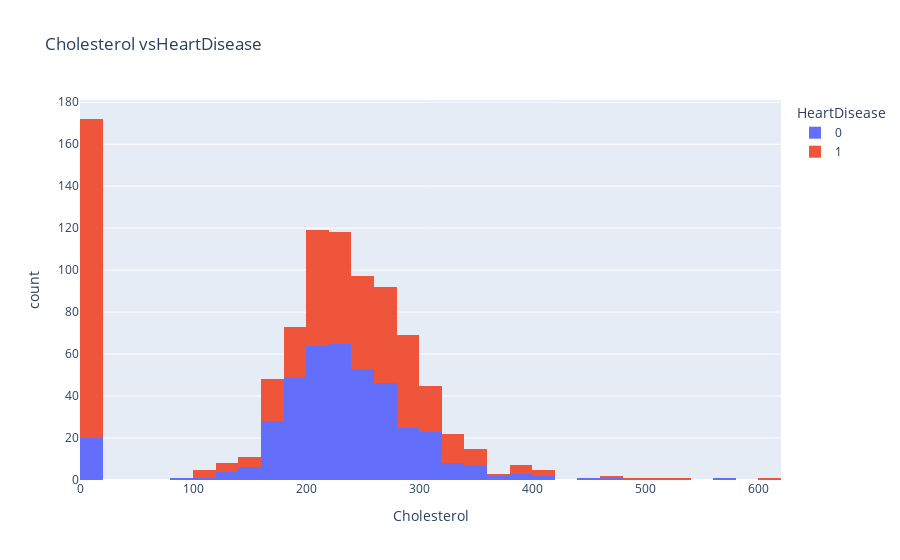

This figure's notebook cell:
### Markdown cell above
# 50 to 65 age peoples are suffer in herat disease

### Code cell
fig = px.histogram(df, x='Cholesterol',        
                   color="HeartDisease",
                   title="Cholesterol vsHeartDisease")

fig.show()

### Figure 1 — Plotly figure (JSON) as saved in the notebook; plotly's stock layout.template omitted (floating-point values rounded to 4 significant figures; data arrays with more than 128 entries replaced by an {"elided": "..."} marker saying what was removed)
{"data": [{"alignmentgroup": "True", "bingroup": "x", "hovertemplate": "HeartDisease=0<br>Cholesterol=%{x}<br>count=%{y}<extra></extra>", "legendgroup": "0", "marker": {"color": "#636efa", "pattern": {"shape": ""}}, "name": "0", "offsetgroup": "0", "orientation": "v", "showlegend": true, "type": "histogram", "x": {"elided": "410 int values"}, "xaxis": "x", "yaxis": "y"}, {"alignmentgroup": "True", "bingroup": "x", "hovertemplate": "HeartDisease=1<br>Cholesterol=%{x}<br>count=%{y}<extra></extra>", "legendgroup": "1", "marker": {"color": "#EF553B", "pattern": {"shape": ""}}, "name": "1", "offsetgroup": "1", "orientation": "v", "showlegend": true, "type": "histogram", "x": {"elided": "508 int values"}, "xaxis": "x", "yaxis": "y"}], "layout": {"barmode": "relative", "legend": {"title": {"text": "HeartDisease"}, "tracegroupgap": 0}, "title": {"text": "Cholesterol vsHeartDisease"}, "xaxis": {"anchor": "y", "domain": [0, 1], "title": {"text": "Cholesterol"}}, "yaxis": {"anchor": "x", "domain": [0, 1], "title": {"text": "count"}}}}
